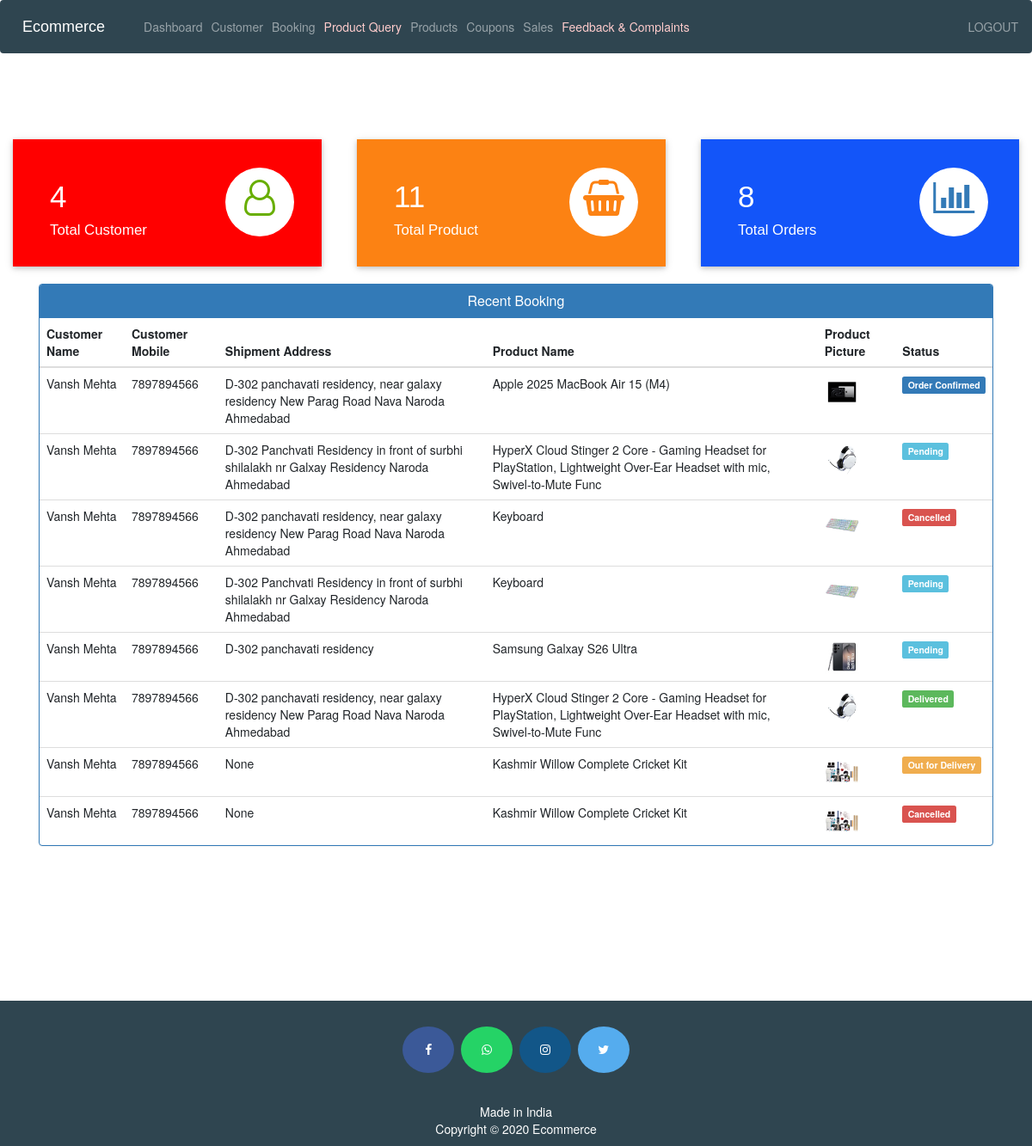
Page /admin-dashboard (signed in) on the committed database.
### ecom/models.py (models this page shows, shortened)
class Customer(models.Model):
    user=models.OneToOneField(User,on_delete=models.CASCADE)
    profile_pic= models.ImageField(upload_to='profile_pic/CustomerProfilePic/',null=True,blank=True)
    address = models.CharField(max_length=40)
    mobile = models.CharField(max_length=20,null=False)
    @property
    def get_name(self):
        return self.user.first_name+" "+self.user.last_name

class Order(models.Model):
    STATUS =(
        ('Pending','Pending'),
        ('Order Confirmed','Order Confirmed'),
        ('Out for Delivery','Out for Delivery'),
        ('Delivered','Delivered'),
        ('Cancelled','Cancelled'),
    )
    customer=models.ForeignKey('Customer', on_delete=models.CASCADE,null=True)
    email = models.CharField(max_length=50,null=True)
    address = models.CharField(max_length=500,null=True)
    mobile = models.CharField(max_length=20,null=True)
    order_date= models.DateTimeField(auto_now_add=True,null=True)
    status=models.CharField(max_length=50,null=True,choices=STATUS, default='Pending')
    total_amount = models.PositiveIntegerField(default=0)
    delivered_date = models.DateTimeField(null=True, blank=True)

class Product(models.Model):
    CATEGORIES = (
        ('Electronics','Electronics'),
        ('Fashion','Fashion'),
        ('Home','Home'),
        ('Beauty','Beauty'),
        ('Books','Books'),
        ('Sports','Sports'),
        ('Others','Others'),
    )
    name=models.CharField(max_length=120)
    product_image= models.ImageField(upload_to='product_image/',null=True,blank=True)
    price = models.PositiveIntegerField()
    description=models.TextField()
    about=models.TextField(null=True, blank=True)
    category = models.CharField(max_length=50, choices=CATEGORIES, default='Others')
    subcategory = models.CharField(max_length=50, blank=True, null=True)
    stock = models.IntegerField(default=10)

### ecom/views.py (the view)
# urls.py: path('admin-dashboard', views.admin_dashboard_view,name='admin-dashboard'),
@login_required(login_url='adminlogin')
def admin_dashboard_view(request):
    customercount=models.Customer.objects.all().count()
    productcount=models.Product.objects.all().count()
    ordercount=models.Order.objects.all().count()
    today = datetime.date.today()
    total_orders_today = models.Order.objects.filter(order_date=today).count()
    orders_today = models.Order.objects.filter(order_date=today)
    total_revenue_today = sum(order.total_amount for order in orders_today if order.total_amount and order.status == 'Delivered')
    new_customers_today = models.Customer.objects.filter(user__date_joined__date=today).count()
    pending_orders = models.Order.objects.filter(status='Pending').count()
    orders=models.Order.objects.all().order_by('-id')
    ordered_products=[]
    ordered_bys=[]
    for order in orders:
        first_item = order.items.all().first()
        if first_item:
            ordered_product = models.Product.objects.filter(id=first_item.product.id)
        else:
            ordered_product = models.Product.objects.none()
        if order.customer:
            ordered_by=models.Customer.objects.all().filter(id = order.customer.id)
        else:
            ordered_by=models.Customer.objects.none()
        ordered_products.append(ordered_product)
        ordered_bys.append(ordered_by)
    context={
        'customercount':customercount,
        'productcount':productcount,
        'ordercount':ordercount,
        'data':zip(ordered_products,ordered_bys,orders),
        'total_orders_today': total_orders_today,
        'total_revenue_today': total_revenue_today,
        'new_customers_today': new_customers_today,
        'pending_orders': pending_orders,
        'total_products': productcount,
        'total_customers': customercount,
        'low_stock_products': models.Product.objects.filter(stock__lte=5).order_by('stock'),
    }
    return render(request,'ecom/admin_dashboard.html',context=context)

### templates/ecom/admin_dashboard.html (shortened to what this page needs)
{% extends 'ecom/admin_base.html' %}
{% load static %}
{% block content %}
<br>
{%include 'ecom/admin_dashboard_cards.html'%}
<div class="container" >
    <div class="panel panel-primary" >
      <div class="panel-heading" style="text-align:center;">
        <h6 class="panel-title">Recent Booking</h6>
      </div>
      <table class="table table-hover" id="dev-table">
        <thead>
          <tr>
            <th>Customer Name</th>
            <th>Customer Mobile</th>
            <th>Shipment Address</th>
            <th>Product Name</th>
            <th>Product Picture</th>
            <th>Status</th>
          </tr>
        </thead>
        {% for product,customer,order in data %}
        <tr>
          {% for c in customer %}
          <td> {{c.get_name}}</td>
          <td>{{c.mobile}}</td>
          <td>{{order.address}}</td>
          {% endfor %}
          {% for p in product %}
          <td> {{p.name}}</td>
          <td>
            {% if p.product_image %}
              <img src="{{ p.product_image.url }}" alt="Profile Pic" height="40px" width="40px" />
            {% else %}
              <img src="{% static 'images/success.png' %}" alt="No Image" height="40px" width="40px" />
            {% endif %}
          </td>
          {% if order.status == 'Pending'%}
          <td> <span class="label label-info">{{order.status}}</span></td>
          {% elif order.status == 'Delivered' %}
          <td> <span class="label label-success">{{order.status}}</span></td>
          {% elif order.status == 'Out for Delivery' %}
          <td> <span class="label label-warning">{{order.status}}</span></td>
          {% elif order.status == 'Cancelled' or order.status == 'Cancellation Requested' %}
          <td> <span class="label label-danger">{{order.status}}</span></td>
          {% elif order.status == 'Return Requested' %}
          <td> <span class="label label-warning">{{order.status}}</span></td>
          {%else%}
            <td> <span class="label label-primary">{{order.status}}</span></td>
          {%endif%}
          {% endfor %}
        </tr>
        {% endfor %}
      </table>
  </div>
</div>
{% endblock content %}

### templates/ecom/admin_base.html (style rules this page uses)
body { background-color: #F4F4F9; }

### rows in the picture
Order: address "D-302 panchavati residency, near galaxy residency New Parag Road Nava Naroda Ahmedabad", status "Order Confirmed"
Customer: get_name "Vansh Mehta", mobile "7897894566"
Product: name "Apple 2025 MacBook Air 15 (M4)", product_image (picture)
Order: address "D-302 Panchvati Residency in front of surbhi shilalakh nr Galxay Residency Naroda Ahmedabad", status "Pending"
Product: name "HyperX Cloud Stinger 2 Core - Gaming Headset for PlayStation, Lightweight Over-Ear Headset with mic, Swivel-to-Mute Func", product_image (picture)
Order: address "D-302 panchavati residency, near galaxy residency New Parag Road Nava Naroda Ahmedabad", status "Cancelled"
Product: name "Keyboard", product_image (picture)
Order: address "D-302 Panchvati Residency in front of surbhi shilalakh nr Galxay Residency Naroda Ahmedabad", status "Pending"
Order: address "D-302 panchavati residency", status "Pending"
Product: name "Samsung Galxay S26 Ultra", product_image (picture)
Order: address "D-302 panchavati residency, near galaxy residency New Parag Road Nava Naroda Ahmedabad", status "Delivered"
Order: address "None", status "Out for Delivery"
Product: name "Kashmir Willow Complete Cricket Kit", product_image (picture)
Order: address "None", status "Cancelled"

### other values in the picture
{{ customercount }} "4"
{{ productcount }} "11"
{{ ordercount }} "8"
